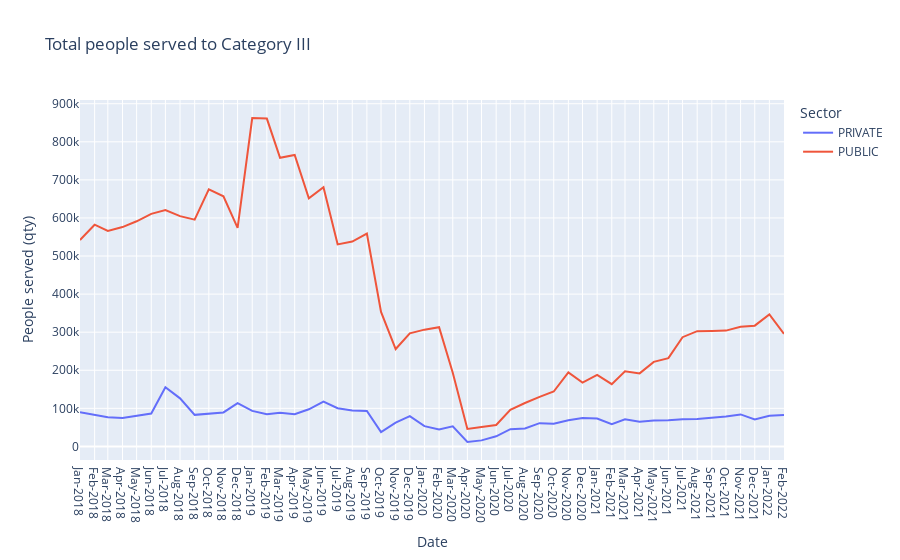

The notebook cell saved with this chart:
### Code cell
df = data_temp
columns_name = list(df.columns)[1:]
fig = px.line(df, 
              x="DATE", 
              y=columns_name,
              hover_data={"DATE": "|%Y %M"},
              labels={
                     "value": "People served (qty)",
                     "DATE": "Date",
                     "variable": "Sector"
                 },
              title='Total people served to Category ' + CATEGORIA_STUDIO)

# fig = px.scatter(data_temp, x="DATE", y=data_temp.columns,
#               hover_data={"DATE": "|%Y %M"},
#               labels={
#                      "value": "People served (qty)",
#                      "DATE": "Date",
#                      "SECTOR2": "Sector"
#                  },
#               title='Total people served to Category ' + CATEGORIA_STUDIO)

fig.update_xaxes(
    dtick="M1",
    tickformat="%b-%Y")
fig.show()

### Figure 1 — Plotly figure (JSON) as saved in the notebook; plotly's stock layout.template omitted (floating-point values rounded to 4 significant figures)
{"data": [{"hovertemplate": "Sector=PRIVATE<br>Date=%{x|%Y %M}<br>People served (qty)=%{y}<extra></extra>", "legendgroup": "PRIVATE", "line": {"color": "#636efa", "dash": "solid"}, "marker": {"symbol": "circle"}, "mode": "lines", "name": "PRIVATE", "orientation": "v", "showlegend": true, "type": "scatter", "x": ["2018-01-01T00:00:00", "2018-02-01T00:00:00", "2018-03-01T00:00:00", "2018-04-01T00:00:00", "2018-05-01T00:00:00", "2018-06-01T00:00:00", "2018-07-01T00:00:00", "2018-08-01T00:00:00", "2018-09-01T00:00:00", "2018-10-01T00:00:00", "2018-11-01T00:00:00", "2018-12-01T00:00:00", "2019-01-01T00:00:00", "2019-02-01T00:00:00", "2019-03-01T00:00:00", "2019-04-01T00:00:00", "2019-05-01T00:00:00", "2019-06-01T00:00:00", "2019-07-01T00:00:00", "2019-08-01T00:00:00", "2019-09-01T00:00:00", "2019-10-01T00:00:00", "2019-11-01T00:00:00", "2019-12-01T00:00:00", "2020-01-01T00:00:00", "2020-02-01T00:00:00", "2020-03-01T00:00:00", "2020-04-01T00:00:00", "2020-05-01T00:00:00", "2020-06-01T00:00:00", "2020-07-01T00:00:00", "2020-08-01T00:00:00", "2020-09-01T00:00:00", "2020-10-01T00:00:00", "2020-11-01T00:00:00", "2020-12-01T00:00:00", "2021-01-01T00:00:00", "2021-02-01T00:00:00", "2021-03-01T00:00:00", "2021-04-01T00:00:00", "2021-05-01T00:00:00", "2021-06-01T00:00:00", "2021-07-01T00:00:00", "2021-08-01T00:00:00", "2021-09-01T00:00:00", "2021-10-01T00:00:00", "2021-11-01T00:00:00", "2021-12-01T00:00:00", "2022-01-01T00:00:00", "2022-02-01T00:00:00"], "xaxis": "x", "y": [89779, 82242, 76740, 74900, 80395, 86173, 155439, 126189, 82841, 85807, 89132, 113545, 93300, 84542, 88205, 84562, 97508, 117539, 100324, 94520, 92902, 37697, 62474, 79638, 53275, 44375, 52619, 11554, 15812, 26561, 45367, 46952, 61045, 59726, 68897, 74478, 73277, 58254, 71424, 64803, 67871, 68857, 71458, 72007, 75174, 78774, 83984, 70866, 80432, 82762], "yaxis": "y"}, {"hovertemplate": "Sector=PUBLIC<br>Date=%{x|%Y %M}<br>People served (qty)=%{y}<extra></extra>", "legendgroup": "PUBLIC", "line": {"color": "#EF553B", "dash": "solid"}, "marker": {"symbol": "circle"}, "mode": "lines", "name": "PUBLIC", "orientation": "v", "showlegend": true, "type": "scatter", "x": ["2018-01-01T00:00:00", "2018-02-01T00:00:00", "2018-03-01T00:00:00", "2018-04-01T00:00:00", "2018-05-01T00:00:00", "2018-06-01T00:00:00", "2018-07-01T00:00:00", "2018-08-01T00:00:00", "2018-09-01T00:00:00", "2018-10-01T00:00:00", "2018-11-01T00:00:00", "2018-12-01T00:00:00", "2019-01-01T00:00:00", "2019-02-01T00:00:00", "2019-03-01T00:00:00", "2019-04-01T00:00:00", "2019-05-01T00:00:00", "2019-06-01T00:00:00", "2019-07-01T00:00:00", "2019-08-01T00:00:00", "2019-09-01T00:00:00", "2019-10-01T00:00:00", "2019-11-01T00:00:00", "2019-12-01T00:00:00", "2020-01-01T00:00:00", "2020-02-01T00:00:00", "2020-03-01T00:00:00", "2020-04-01T00:00:00", "2020-05-01T00:00:00", "2020-06-01T00:00:00", "2020-07-01T00:00:00", "2020-08-01T00:00:00", "2020-09-01T00:00:00", "2020-10-01T00:00:00", "2020-11-01T00:00:00", "2020-12-01T00:00:00", "2021-01-01T00:00:00", "2021-02-01T00:00:00", "2021-03-01T00:00:00", "2021-04-01T00:00:00", "2021-05-01T00:00:00", "2021-06-01T00:00:00", "2021-07-01T00:00:00", "2021-08-01T00:00:00", "2021-09-01T00:00:00", "2021-10-01T00:00:00", "2021-11-01T00:00:00", "2021-12-01T00:00:00", "2022-01-01T00:00:00", "2022-02-01T00:00:00"], "xaxis": "x", "y": [542048, 582308, 565977, 576048, 591221, 610678, 620971, 604811, 595678, 674882, 656761, 574173, 862557, 861087, 757894, 765379, 651522, 680729, 530676, 538047, 559040, 353238, 255721, 296831, 306649, 313124, 193707, 45734, 50918, 56354, 95791, 114023, 129903, 144095, 194275, 167770, 187818, 163397, 197273, 191799, 222069, 231893, 286804, 302710, 303204, 304117, 314380, 317120, 346439, 295595], "yaxis": "y"}], "layout": {"legend": {"title": {"text": "Sector"}, "tracegroupgap": 0}, "title": {"text": "Total people served to Category III"}, "xaxis": {"anchor": "y", "domain": [0, 1], "dtick": "M1", "tickformat": "%b-%Y", "title": {"text": "Date"}}, "yaxis": {"anchor": "x", "domain": [0, 1], "title": {"text": "People served (qty)"}}}}
